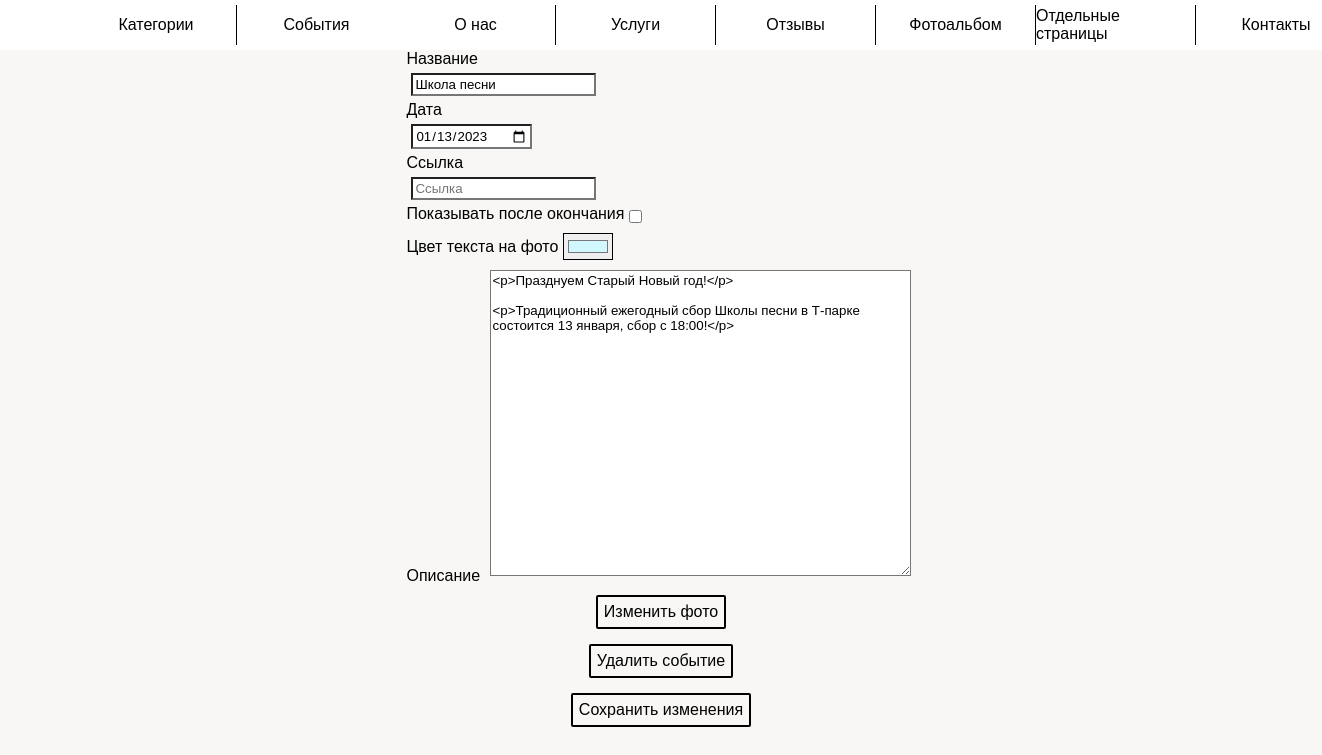
The page /admin_panel/event_edit?event_id=7 (signed in) on the database its author committed.
### app/models.py (models this page shows)
class Event(db.Model):
    id = db.Column(db.Integer, primary_key=True, index=True, unique=True)
    title = db.Column(db.String(128))
    date = db.Column(db.Date)
    text_color = db.Column(db.String(16))
    link = db.Column(db.String(1024))  # ссылка на мероприятие(соц сеть или левый сайт)
    description = db.Column(db.Text)
    after_date = db.Column(db.BOOLEAN, default=False)  # отображение после

### app/admin_panel/routes.py (the view, shortened to what this page needs)
@bp.route('/event_edit', methods=['GET', 'POST'])
@login_required
def event_edit():
    id = request.args.get('event_id')
    event = Event.query.filter_by(id=id).first()
    return render_template('admin_panel/event/event_edit.html', event=event,
                           title='Редактирование мероприятия')

### app/admin_panel/routes.py (called while the page is built)
@bp.after_request
def add_header(r):
    r.headers["Cache-Control"] = "no-cache, no-store, must-revalidate"
    r.headers["Pragma"] = "no-cache"
    r.headers["Expires"] = "1"
    r.headers['Cache-Control'] = 'public, max-age=0'
    return r

### app/models.py (called while the page is built)
@login.user_loader
def load_user(id):
    return Admin.query.get(int(id))

### app/templates/admin_panel/event/event_edit.html (shortened to what this page needs)
{% extends "admin_panel/base.html" %}
{% block scripts %}
    <link rel="stylesheet" href="{{ url_for('static', filename='admin_panel/event_create.css') }}">
{% endblock %}
{% block app_content %}
    <form class="form" method="POST" enctype="multipart/form-data"
          action="{{ url_for('admin_panel.event_edit') }}?event_id={{ event.id }}">
        <div class="form_container">
            <label for="title">Название</label>
            <input type="text" name="title" id="title" placeholder="Название"
                   value="{{ event.title }}">
            <label for="date">Дата</label>
            <input type="date" name="date" id="date" value="{{ event.date }}">
            <label for="link">Ссылка</label>
            <input type="text" name="link" id="link" placeholder="Ссылка"
                   value="{{ event.link }}">
            <div style="display: flex;">
                <label for="after_date">Показывать после окончания</label>
                <input type="checkbox" name="after_date" id="after_date" placeholder="Показывать после окончания"
                       {{ "checked" if event.after_date else "" }} style="border: 1px; appearance: auto;">
            </div>
            <label for="color" style="display: flex; align-items: center;">
                <div>Цвет текста на фото</div>
                <input type="color" name="color" id="color" value="{{ event.text_color }}">
            </label>
            <label for="description">Описание</label>
            <textarea name="description" id="description" autocomplete="off"
                      placeholder="Описание" cols="50" rows="20">{{ event.description|safe }}
            </textarea>
            <div class="input__wrapper" style="margin-top: 10px;">
                <label for="photo" class="input__file_button">
                    <span class="input__file_button_text_2">Изменить фото</span>
                </label>
            </div>
            <div class="input__wrapper">
                <label for="delete" class="input__file_button">
                    <span class="input__file_button_text_2">Удалить событие</span>
                </label>
            </div>
            <div class="input__wrapper">
                <label for="submit" class="input__file_button">
                    <span class="input__file_button_text_2">Сохранить изменения</span>
                </label>
            </div>
        </div>
    </form>
{% endblock %}

### app/static/main/main.css (style rules this page uses)
:root { --background-color: rgba(169, 191, 239, 0.15); --primary-color: #ffa300; --primary-font-size: 16px; --primary-font-family: Arial, sans-serif; --primary-content-width: 960px; --primary-content-height: 100px; --modal_window_time: none; --vw: none; --vh: none; }
html { box-sizing: border-box; -webkit-tap-highlight-color: rgba(0, 0, 0, 0); height: 100vh; }
*, *:before, *:after { box-sizing: inherit; }
* { appearance: none; -webkit-appearance: none; font-family: var(--primary-font-family); }
body { margin: 0; -webkit-text-size-adjust: none; background-color: rgba(209, 207, 188, 0.15); height: 100vh; }

### app/static/admin_panel.css (style rules this page uses)
.input__wrapper { display: flex; align-items: center; justify-content: center; margin: 5px 0 5px 0; }
.input__file_button { min-width: 80px; max-width: 200px; text-decoration: none; color: black; padding: 6px; border: 2px solid; border-radius: 2px; margin-bottom: 10px; text-align: center; }

### app/static/admin_panel/event_create.css (style rules this page uses)
.form { display: flex; justify-content: center; }
input { display: flex; flex-direction: column; margin: 5px; padding: 2px; }
#date { flex-direction: row; }
#description { margin: 5px; padding: 2px; }

### rows shown on the page
Event: title "Школа песни", date "01/13/2023", color "#d1f7ff", description "<p>Празднуем Старый Новый год!</p> <p>Традиционный ежегодный сбор Школы песни в Т-парке состоится 13 января, сбор с 18:00!</p>"
